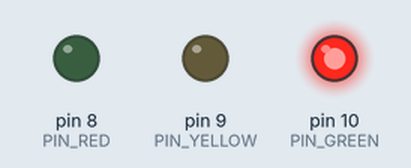
A sketch run on a simulated Arduino Uno, built with avr-gcc and run on an emulated ATmega328P. Shown: output pins drawn as LEDs (lit = HIGH).

Above: at 2.5 s.
At 6.0 s:
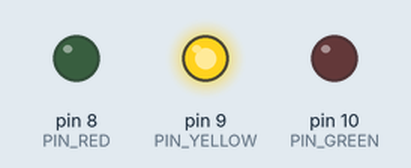
At 9.5 s:
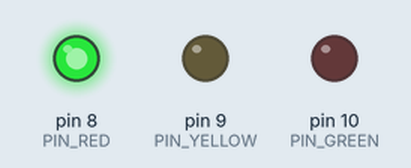
Timing chart, 0 to 15.6 s (numbered marks = the images above):
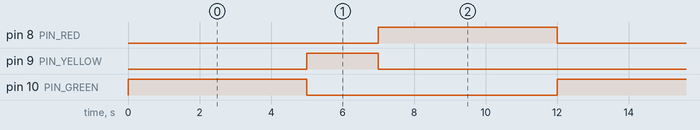

The sketch:

sketch.ino
```cpp
// Semáforo simples (blocking) - Arduino
const int PIN_RED   = 8;
const int PIN_YELLOW= 9;
const int PIN_GREEN = 10;

// tempos em milissegundos
const unsigned long TIME_GREEN  = 5000; // 5s
const unsigned long TIME_YELLOW = 2000; // 2s
const unsigned long TIME_RED    = 5000; // 5s

void setup() {
  pinMode(PIN_RED, OUTPUT);
  pinMode(PIN_YELLOW, OUTPUT);
  pinMode(PIN_GREEN, OUTPUT);
  // garante início com vermelho
  digitalWrite(PIN_RED, HIGH);
  digitalWrite(PIN_YELLOW, LOW);
  digitalWrite(PIN_GREEN, LOW);
}

void loop() {
  // Verde
  digitalWrite(PIN_GREEN, HIGH);
  digitalWrite(PIN_YELLOW, LOW);
  digitalWrite(PIN_RED, LOW);
  delay(TIME_GREEN);

  // Amarelo
  digitalWrite(PIN_GREEN, LOW);
  digitalWrite(PIN_YELLOW, HIGH);
  digitalWrite(PIN_RED, LOW);
  delay(TIME_YELLOW);

  // Vermelho
  digitalWrite(PIN_GREEN, LOW);
  digitalWrite(PIN_YELLOW, LOW);
  digitalWrite(PIN_RED, HIGH);
  delay(TIME_RED);
}
```

Measured:
- by itself, pin 8 (PIN_RED), pin 10 (PIN_GREEN): alternates HIGH for 5.0 s and LOW for 7.0 s
- by itself, pin 9 (PIN_YELLOW): alternates HIGH for 2.0 s and LOW for 10.0 s
- by itself, everything shown: repeats every 12.0 s, in 3 steps
